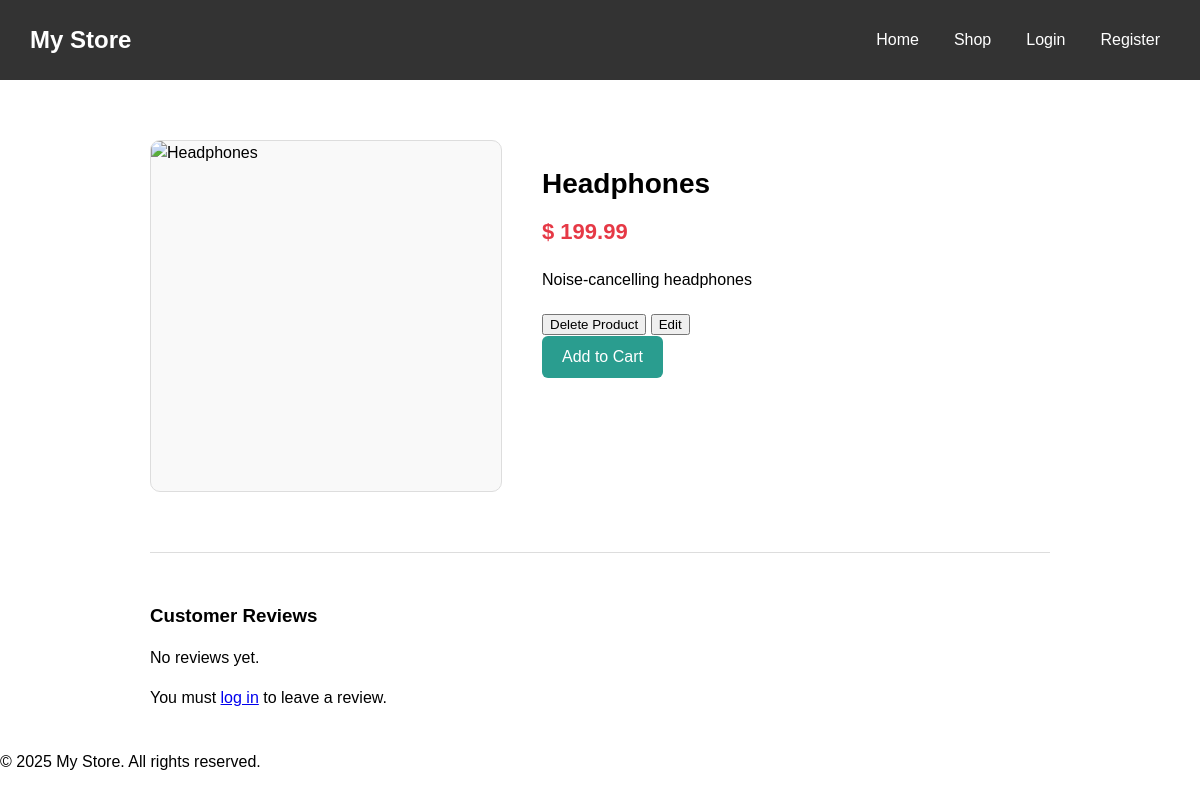
The app's page /product/2, older data.
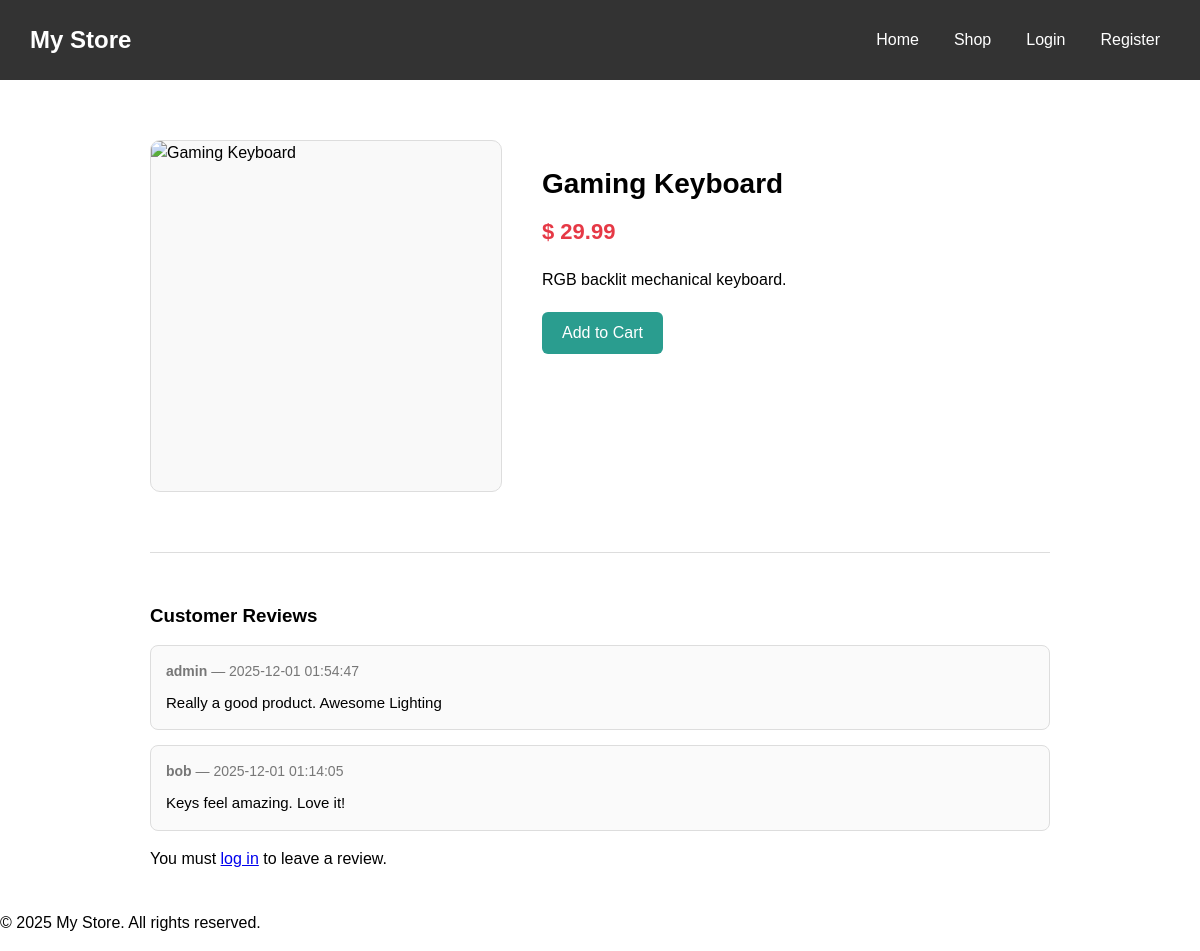
The same page, newer data.
### tables this page shows
CREATE TABLE products (
    id INTEGER PRIMARY KEY AUTOINCREMENT,
    name TEXT NOT NULL,
    price REAL NOT NULL,
    description TEXT NOT NULL
, seller_id INTEGER, inventory INTEGER DEFAULT 0);

CREATE TABLE reviews (
    id INTEGER PRIMARY KEY AUTOINCREMENT,
    user_id INTEGER NOT NULL,
    product_id INTEGER NOT NULL,
    content TEXT NOT NULL,                  
    image_url TEXT,     
    rating INTEGER DEFAULT 5,             
    created_at TIMESTAMP DEFAULT CURRENT_TIMESTAMP,
    FOREIGN KEY (user_id) REFERENCES users(id) ON DELETE CASCADE,
    FOREIGN KEY (product_id) REFERENCES products(id) ON DELETE CASCADE
);

CREATE TABLE users (
    id INTEGER PRIMARY KEY AUTOINCREMENT,
    username TEXT UNIQUE NOT NULL,
    password TEXT NOT NULL,
    email TEXT UNIQUE NOT NULL,
    role TEXT DEFAULT 'user',
    created_at TIMESTAMP DEFAULT CURRENT_TIMESTAMP
, is_suspended INTEGER DEFAULT 0);

### app.py (the view, shortened to what this page needs)
@app.route('/product/<int:product_id>', methods=['GET', 'POST'])
def product_detail(product_id):
    product = db.get_product(product_id)
    if not product:
        flash("Product not found.", "warning")
        return redirect(url_for('shop'))
    reviews = db.get_reviews_for_product(product_id)
    return render_template('product_detail.html', product=product, reviews=reviews)

### app.py (called while the page is built)
@app.context_processor
def inject_csrf_token():
    return dict(csrf_token=generate_csrf)

### db/database.py (called while the page is built)
    def connect(self):
        conn = sqlite3.connect(self.db_path, timeout=10, check_same_thread=False)
        conn.row_factory = sqlite3.Row
        return conn

    def get_product(self, product_id):
        with self.connect() as conn:
            product = conn.execute(
                "SELECT * FROM products WHERE id = ?",
                (product_id,)
            ).fetchone()
        return dict(product) if product else None

    def get_reviews_for_product(self, product_id):
        with self.connect() as conn:
            reviews = conn.execute(
                "SELECT r.content, r.image_url, r.rating, r.created_at, u.username "
                "FROM reviews r "
                "JOIN users u ON r.user_id = u.id "
                "WHERE r.product_id = ? "
                "ORDER BY r.created_at DESC",
                (product_id,)
            ).fetchall()
        return [dict(row) for row in reviews]

### templates/product_detail.html (shortened to what this page needs)
{% extends "base.html" %}
{% block content %}
<div class="product-container">
    <img
        src="{{ product.image_url if product.image_url else url_for('static', filename='placeholder.png') }}"
        alt="{{ product.name }}"
        class="product-image"
    >
    <div class="product-info">
        <h2>{{ product.name }}</h2>
        <p class="product-price">$ {{ product.price }}</p>
        <p class="product-description">{{ product.description }}</p>
        {% if session.get('role') in ['admin','Admin'] or product.seller_id == session.get('user_id') %}
            <form method="POST" action="{{ url_for('delete_product', product_id=product.id) }}" style="display:inline;">
                <button type="submit">Delete Product</button>
            </form>
            <form method="GET" action="{{ url_for('edit_product', product_id=product.id) }}" style="display:inline;">
                <button type="submit">Edit</button>
            </form>
        {% endif %}
        <form action="{{ url_for('add_to_cart', product_id=product.id) }}" method="POST">
            <button type="submit" class="btn-add-cart">Add to Cart</button>
        </form>
    </div>
</div>
<div class="reviews">
    <h3>Customer Reviews</h3>
    {% if reviews %}
        {% for review in reviews %}
            <div class="review-card">
                <div class="review-meta">
                    <strong>{{ review.username }}</strong>
                    — {{ review.created_at }}
                </div>
                <div class="review-text">
                    {{ review.content }}
                </div>
            </div>
        {% endfor %}
    {% else %}
        <p>No reviews yet.</p>
    {% endif %}
    {% if session.get('user_id') %}
        <div class="review-form">
            <h4>Leave a Review</h4>
            <form action="{{ url_for('product_detail', product_id=product.id) }}" method="POST" enctype="multipart/form-data">
                <input type="hidden" name="csrf_token" value="{{ csrf_token() }}">
                <label for="rating">Rating:</label>
                <select name="rating" id="rating">
                    <option value="5">5 - Excellent</option>
                    <option value="4">4 - Good</option>
                    <option value="3">3 - Average</option>
                    <option value="2">2 - Poor</option>
                    <option value="1">1 - Terrible</option>
                </select>
                <textarea name="content" placeholder="Write your review..." required></textarea>
                <label>Upload an image (optional):</label><br>
                <input type="file" name="image">
                <button type="submit">Submit Review</button>
            </form>
        </div>
    {% else %}
        <p>You must <a href="{{ url_for('login') }}">log in</a> to leave a review.</p>
    {% endif %}
</div>
{% endblock %}

Row changes from the older to the newer data that the page shows:
changed products: name "Headphones" → "Gaming Keyboard"; price "199.99" → "29.99"; description "Noise-cancelling headphones" → "RGB backlit mechanical keyboard."
added reviews: username "admin", created_at "2025-12-01 01:54:47", content "Really a good product. Awesome Lighting"
added reviews: username "bob", created_at "2025-12-01 01:14:05", content "Keys feel amazing. Love it!"
Text that changed along with them:
text no longer shown: "Delete Product Edit No reviews yet."
